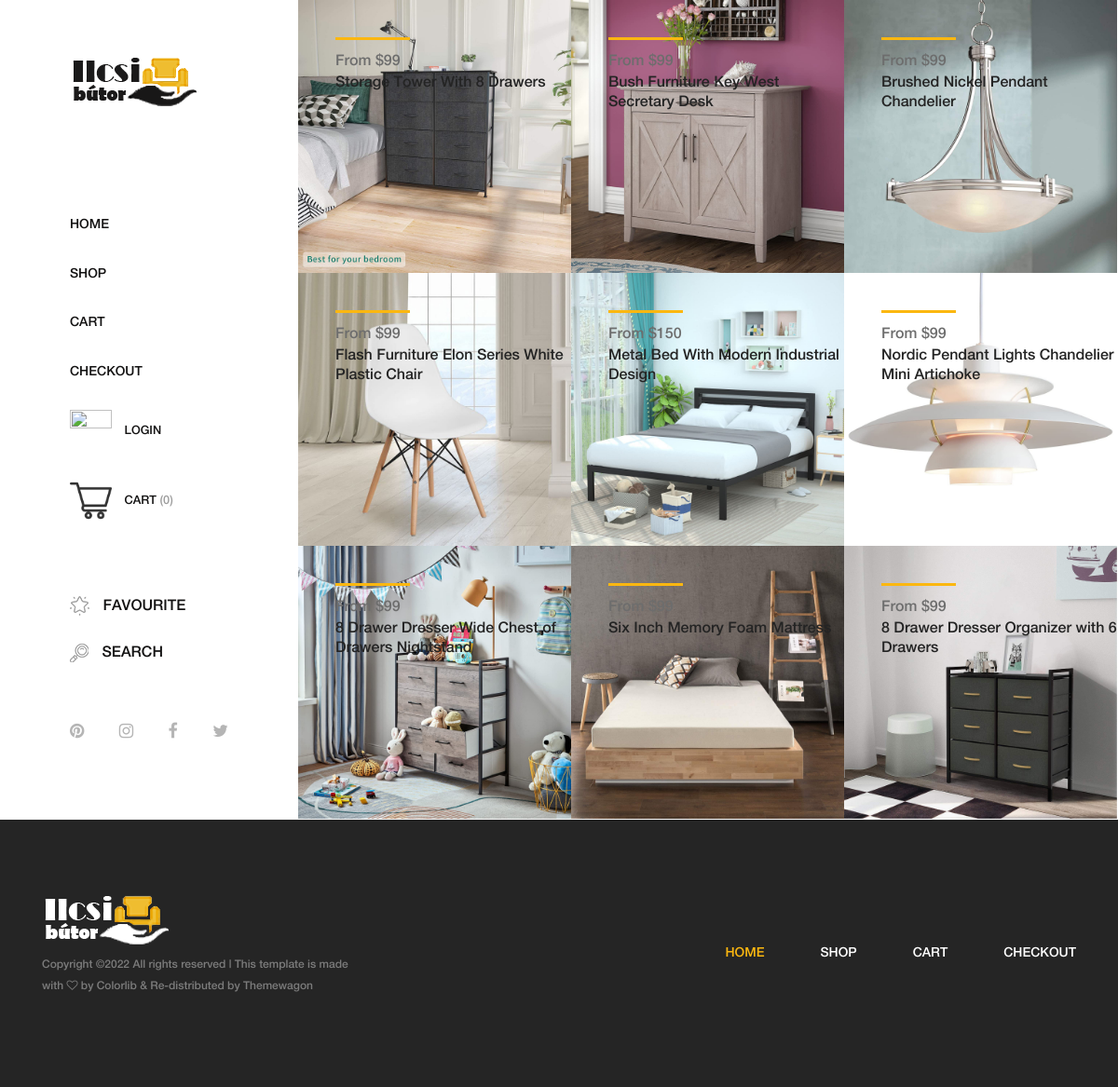
The page / on the database its author committed.
### main.py (models this page shows)
class Products(db.Model):
    __tablename__ = "products"
    id = db.Column(db.Integer, primary_key=True)
    product_name = db.Column(db.String(250), unique=True, nullable=False)
    product_price = db.Column(db.String, nullable=False)
    category = db.Column(db.String(250), nullable=False)
    description = db.Column(db.String(250), nullable=False)
    quantity = db.Column(db.Integer, nullable=False)
    img_url1 = db.Column(db.String(250), nullable=False)
    img_url2 = db.Column(db.String(250), nullable=False)
    img_url3 = db.Column(db.String(250), nullable=False)
    img_url4 = db.Column(db.String(250), nullable=False)
    price_id = db.Column(db.String(250), nullable=False)

### main.py (the view)
@app.route("/")
def home():
    all_products = Products.query.all()
    products_in_cart = cart_summary()
    length = len(all_products)
    random_products = random.sample(all_products, 9)
    return render_template("index.html", current_user=current_user,
                           products_in_cart=products_in_cart,
                           all_products=all_products,
                           length=length, random_products=random_products)

### main.py (called while the page is built)
def cart_summary():
    user_id = 1
    try:
        user_id = current_user.id
    except AttributeError:
        pass
    cart_product = Cart.query.filter_by(owner_id=user_id)
    quantity = 0
    for i in cart_product:
        quantity += i.quantity
    return quantity

### templates/index.html
{% include "header.html" %}
        <div class="products-catagories-area clearfix">
            <div class="amado-pro-catagory clearfix">
                <br>
                {% if length <= 9 %}
                {% for i in all_products %}
                <div class="single-products-catagory clearfix">
                    <a href="{{url_for('product_details', id=i.product_name)}}">
                        <img src="{{ url_for('static', filename=i.img_url1) }}" alt="">
                        <div class="hover-content">
                            <div class="line"></div>
                            <p>From {{i.product_price}}</p>
                            <h6>{{i.product_name}}</h6>
                        </div>
                    </a>
                </div>
                {% endfor %}
                {% else %}
                {% for i in random_products %}
                <div class="single-products-catagory clearfix">
                    <a href="{{url_for('product_details', id=i.product_name)}}">
                        <img src="{{ url_for('static', filename=i.img_url1) }}" alt="">
                        <div class="hover-content">
                            <div class="line"></div>
                            <p>From {{i.product_price}}</p>
                            <h6>{{i.product_name}}</h6>
                        </div>
                    </a>
                </div>
                {% endfor %}
                {% endif %}
            </div>
        </div>
    </div>
{% include "footer.html" %}

### templates/header.html (shortened to what this page needs)
<!DOCTYPE html>
<html lang="en">
<head>
    <link rel="stylesheet" href="{{ url_for('static', filename='css/core-style.css') }}">
    <link rel="stylesheet" href="{{ url_for('static', filename='css/style.css') }}">
    <link href="https://maxcdn.bootstrapcdn.com/font-awesome/4.6.1/css/font-awesome.min.css" rel="stylesheet"/>
</head>
<body>
    <div class="main-content-wrapper d-flex clearfix">
        <header class="header-area clearfix">
            <div class="logo">
                <a href="{{ url_for('home') }}"><img src="{{ url_for('static', filename='img/core-img/logo.png') }}" alt=""></a>
            </div>
            <nav class="amado-nav">
                <ul>
                    <li><a href="{{ url_for('home') }}">Home</a></li>
                    <li><a href="{{ url_for('shop') }}">Shop</a></li>
                    {% if current_user.is_authenticated: %}
                    <li><a href="{{ url_for('user_cart', id=current_user.id) }}">Cart</a></li>
                    {% else %}
                    <li><a href="{{ url_for('cart') }}">Cart</a></li>
                    {% endif %}
                    <li><a href="{{ url_for('checkout') }}">Checkout</a></li>
                </ul>
            </nav>
            <div class="cart-fav-search mb-50">
                {% if not current_user.is_authenticated: %}
                <a id="login-element" href="{{ url_for('login_register') }}"> <img src="{{ url_for('static', filename='img/core-img/user.png') }}" alt="" width="45"
                            height="45"> Login</a>
                {% endif %}
                {% if current_user.is_authenticated: %}
                <a id="login-element2" href="{{ url_for('user_cart', id=current_user.id) }}"> <img src="{{ url_for('static', filename='img/core-img/shopping-cart.png') }}" alt="" width="45"
                            height="45"> Cart <span>({{products_in_cart}})</span></a>
                <a id="login-element1" href="{{ url_for('profile') }}"> <img src="{{ url_for('static', filename='img/core-img/user.png') }}" alt="" width="45"
                            height="45"> Profile</a>
                <a id="login-element1" href="{{ url_for('logout') }}"> <img src="{{ url_for('static', filename='img/core-img/logout.png') }}" alt="" width="45"
                            height="45"> Logut</a>
                {% else %}
                <a id="login-element2" href="{{ url_for('cart') }}"> <img src="{{ url_for('static', filename='img/core-img/shopping-cart.png') }}" alt="" width="45"
                            height="45"> Cart <span>(0)</span></a>
                {% endif %}
            </div>
            <div class="cart-fav-search mb-50">
                <a href="#" class="fav-nav"><img src="{{ url_for('static', filename='img/core-img/favorites.png') }}" alt=""> Favourite</a>
                <a href="#" class="search-nav"><img src="{{ url_for('static', filename='img/core-img/search.png') }}" alt=""> Search</a>
            </div>
            <div class="social-info d-flex justify-content-between">
                <a href="#"><i class="fa fa-pinterest" aria-hidden="true"></i></a>
                <a href="#"><i class="fa fa-instagram" aria-hidden="true"></i></a>
                <a href="#"><i class="fa fa-facebook" aria-hidden="true"></i></a>
                <a href="#"><i class="fa fa-twitter" aria-hidden="true"></i></a>
            </div>
        </header>

### templates/footer.html (shortened to what this page needs)
    <footer class="footer_area clearfix">
        <div class="container">
            <div class="row align-items-center">
                <div class="col-12 col-lg-4">
                    <div class="single_widget_area">
                        <div class="footer-logo mr-50">
                            <a href="{{ url_for('home') }}"><img src="{{ url_for('static', filename='img/core-img/logo2.png') }}" alt=""></a>
                        </div>
                        <p class="copywrite">
Copyright &copy;<script>document.write(new Date().getFullYear());</script> All rights reserved | This template is made with <i class="fa fa-heart-o" aria-hidden="true"></i> by <a href="https://colorlib.com" target="_blank">Colorlib</a> & Re-distributed by <a href="https://themewagon.com/" target="_blank">Themewagon</a>
</p>
                    </div>
                </div>
                <div class="col-12 col-lg-8">
                    <div class="single_widget_area">
                        <div class="footer_menu">
                            <nav class="navbar navbar-expand-lg justify-content-end">
                                <div class="collapse navbar-collapse" id="footerNavContent">
                                    <ul class="navbar-nav ml-auto">
                                        <li class="nav-item active">
                                            <a class="nav-link" href="{{ url_for('home') }}">Home</a>
                                        </li>
                                        <li class="nav-item">
                                            <a class="nav-link" href="{{ url_for('shop') }}">Shop</a>
                                        </li>
                                        <li class="nav-item">
                                            <a class="nav-link" href="{{ url_for('cart') }}">Cart</a>
                                        </li>
                                        <li class="nav-item">
                                            <a class="nav-link" href="{{ url_for('checkout') }}">Checkout</a>
                                        </li>
                                    </ul>
                                </div>
                            </nav>
                        </div>
                    </div>
                </div>
            </div>
        </div>
    </footer>
</body>
</html>

### static/css/core-style.css (style rules this page uses)
* { margin: 0; padding: 0; }
body { font-family: "helveticaneuemedium"; font-size: 16px; }
h1, h2, h3, h4, h5, h6 { color: #242424; line-height: 1.3; font-weight: 400; }
p { color: #6d6d6d; font-size: 16px; line-height: 1.9; font-weight: 400; }
a { -webkit-transition: all 500ms ease 0s; transition: all 500ms ease 0s; text-decoration: none; outline: 0 solid transparent; color: #131212; font-weight: 400; font-size: 12px; }
ul, ol { margin: 0; }
ul li, ol li { list-style: none; }
img { height: auto; max-width: 100%; }
.mb-50 { margin-bottom: 50px !important; }
.mr-50 { margin-right: 50px !important; }
.main-content-wrapper { position: relative; z-index: 1; -webkit-transition-duration: 500ms; transition-duration: 500ms; -ms-flex-wrap: wrap; flex-wrap: wrap; }
.main-content-wrapper .header-area { -webkit-transition-duration: 500ms; transition-duration: 500ms; position: relative; z-index: 1; -webkit-box-flex: 0; -ms-flex: 0 0 320px; flex: 0 0 320px; width: 320px; max-width: 320px; background-color: #fff; padding: 60px 75px; }
.main-content-wrapper .header-area .logo { margin-bottom: 100px; display: block; }
.main-content-wrapper .header-area .amado-nav li a { font-size: 14px; text-transform: uppercase; position: relative; z-index: 1; padding: 20px 0; display: block; line-height: 0.9; color: #131212; font-weight: normal; }
.main-content-wrapper .header-area .amado-nav li a::after { -webkit-transition-duration: 500ms; transition-duration: 500ms; width: 30px; height: 3px; position: absolute; top: 50%; margin-top: -1.5px; left: -150px; background-color: #fbb710; z-index: 10; content: ''; }
.main-content-wrapper .header-area .cart-fav-search a { display: block; text-transform: uppercase; font-size: 16px; padding: 15px 0; color: #131212; line-height: 1; }
.main-content-wrapper .header-area .cart-fav-search a span { color: #9e9e9e; }
.main-content-wrapper .header-area .cart-fav-search a img { margin-right: 10px; }
.main-content-wrapper .header-area .social-info a { color: #b5b5b5; display: inline-block; }
.main-content-wrapper .header-area .social-info a i { font-size: 18px; }
.main-content-wrapper .products-catagories-area { -webkit-box-flex: 0; -ms-flex: 0 0 calc(100% - 320px); flex: 0 0 calc(100% - 320px); width: calc(100% - 320px); max-width: calc(100% - 320px); }
.single-products-catagory { position: relative; z-index: 1; width: 33.33333%; top: 0; }
.single-products-catagory a { display: block; width: 100%; height: 100%; position: relative; z-index: 10; }
.single-products-catagory a::after { -webkit-transition-duration: 250ms; transition-duration: 250ms; position: absolute; width: 100%; height: 100%; top: 0; left: 0; content: ''; background-color: rgba(60, 60, 60, 0.7); z-index: 1; opacity: 0; visibility: visible; }
.single-products-catagory a img { width: 100%; }
.single-products-catagory .hover-content { position: absolute; top: 40px; left: 40px; z-index: 10; }
.single-products-catagory .hover-content .line { width: 80px; height: 3px; background-color: #fbb710; display: block; margin-bottom: 15px; }
.single-products-catagory .hover-content p { font-size: 16px; color: #6d6d6d; line-height: 1; margin-bottom: 5px; -webkit-transition-duration: 250ms; transition-duration: 250ms; }
.footer_area { position: relative; z-index: 1; background-color: #252525; padding: 80px 0; }
.footer_area .single_widget_area .copywrite { font-size: 12px; color: rgba(255, 255, 255, 0.4); margin-top: 10px; }
.footer_area .single_widget_area .copywrite a { font-size: 12px; color: rgba(255, 255, 255, 0.4); }
.footer_area .single_widget_area .footer_menu { position: relative; z-index: 1; margin-left: auto; }
.footer_area .single_widget_area .footer_menu .navbar { padding: 0; }
.footer_area .single_widget_area .footer_menu .navbar-nav .nav-item .nav-link { padding: 10px 30px; color: #fff; text-transform: uppercase; font-size: 14px; }
.footer_area .single_widget_area .footer_menu .navbar-nav .nav-item.active .nav-link { color: #fbb710; }
.footer_area .single_widget_area .footer_menu .navbar-nav .nav-item:last-child .nav-link { padding-right: 0; }
#login-element { font-size: 80% }
#login-element2 { font-size: 80% }

### rows shown on the page
Products: img_url1 (picture), product_price "$99", product_name "Storage Tower With 8 Drawers"
Products: img_url1 (picture), product_name "Bush Furniture Key West Secretary Desk"
Products: img_url1 (picture), product_price "$99", product_name "Brushed Nickel Pendant Chandelier"
Products: img_url1 (picture), product_price "$99", product_name "Flash Furniture Elon Series White Plastic Chair"
Products: img_url1 (picture), product_price "$150", product_name "Metal Bed With Modern Industrial Design"
Products: img_url1 (picture), product_price "$99", product_name "Nordic Pendant Lights Chandelier Mini Artichoke"
Products: img_url1 (picture), product_price "$99", product_name "8 Drawer Dresser Wide Chest of Drawers Nightstand"
Products: img_url1 (picture), product_name "Six Inch Memory Foam Mattress"
Products: img_url1 (picture), product_price "$99", product_name "8 Drawer Dresser Organizer with 6 Drawers"
